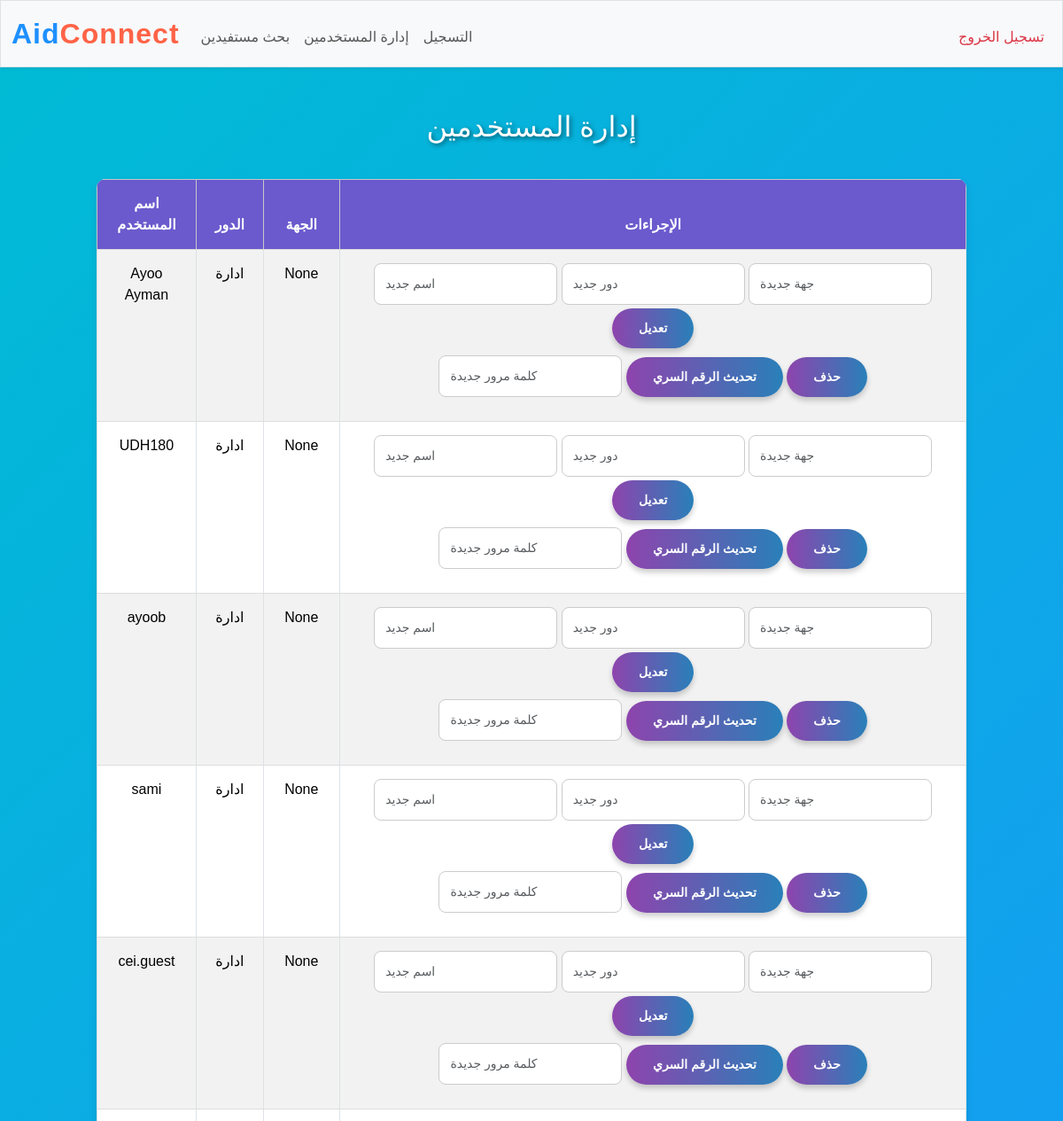
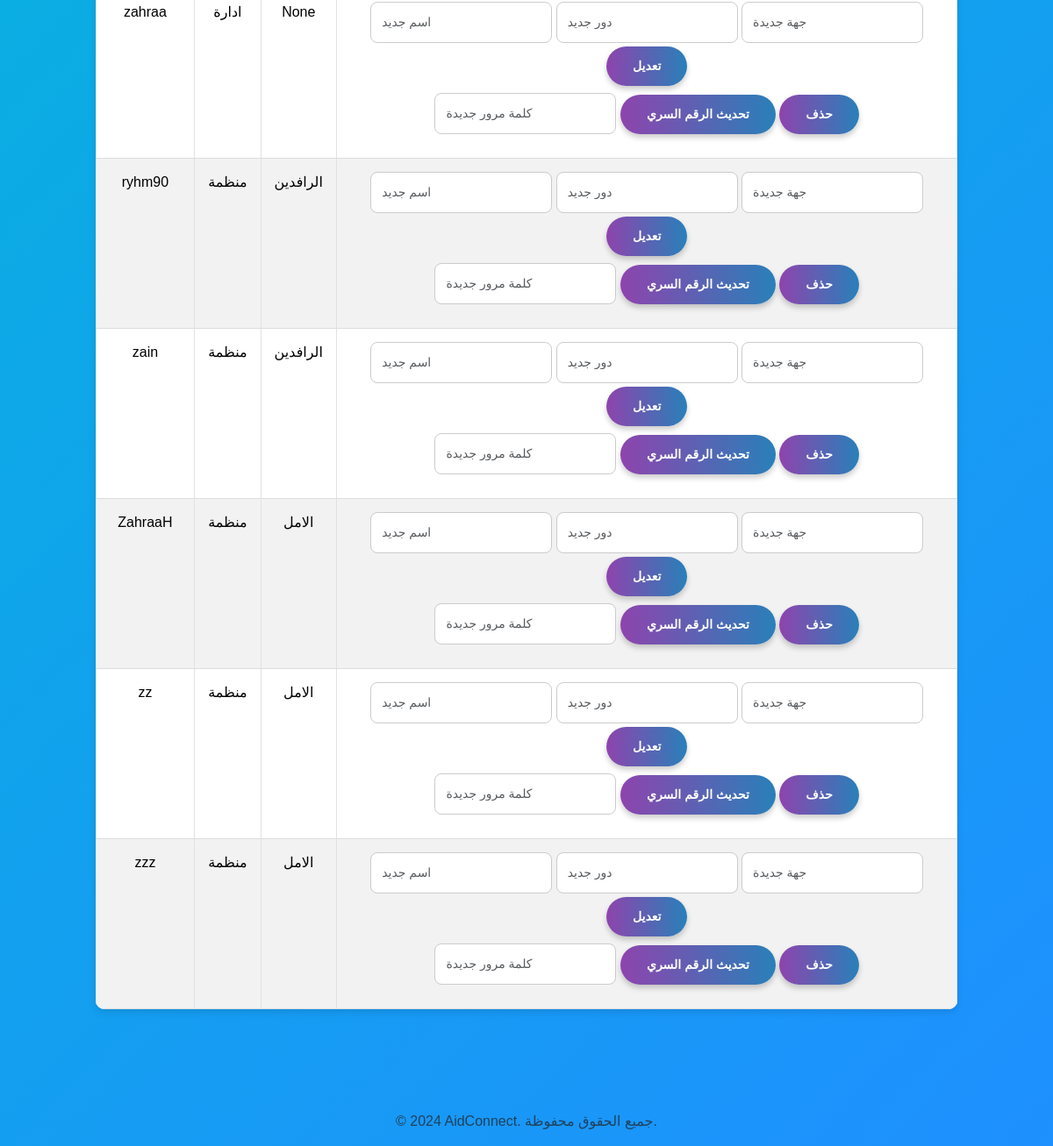
Page /users (signed in) on the committed database (2 pictures, top to bottom).
### tables this page shows
CREATE TABLE users (
    id INTEGER PRIMARY KEY AUTOINCREMENT,
    username TEXT NOT NULL UNIQUE,
    password TEXT NOT NULL,
    role TEXT NOT NULL,
    orgname TEXT
);

### app.py (the view, shortened to what this page needs)
@app.route('/users', methods=['GET', 'POST'])
@login_required
def manage_users():
    conn = get_db()
    cursor = conn.cursor()
    role = session.get("role")
    if role != 'ادارة':
        return "Access Denied", 403
    cursor.execute("SELECT id, username, role, orgname FROM users ORDER BY role ASC")
    users = cursor.fetchall()
    return render_template('manage_users.html', users=users)

### app.py (called while the page is built)
def get_db():
    conn = sqlite3.connect("aidlink.db")
    conn.row_factory = sqlite3.Row  # يتيح الوصول إلى البيانات باستخدام أسماء الأعمدة
    return conn

def is_logged_in():
    return session.get('user_id') is not None

def login_required(f):
    @wraps(f)
    def decorated_function(*args, **kwargs):
        if not is_logged_in():
            return redirect(url_for('login'))
        return f(*args, **kwargs)
    return decorated_function

### templates/manage_users.html (shortened to what this page needs)
{% extends "layout.html" %}
{% block main %}
<div class="container">
    <h2>إدارة المستخدمين</h2>
    <div class="table-responsive">
        <table class="table table-striped table-bordered">
            <thead class="table-light">
                <tr>
                    <th>اسم المستخدم</th>
                    <th>الدور</th>
                    <th>الجهة</th>
                    <th>الإجراءات</th>
                </tr>
            </thead>
            <tbody>
                {% for user in users %}
                <tr>
                    <td>{{ user.username }}</td>
                    <td>{{ user.role }}</td>
                    <td>{{ user.orgname }}</td>
                    <td class="actions">
                        <form method="POST" action="/users" class="d-inline-block mb-2">
                            <input type="text" name="username" placeholder="اسم جديد" class="form-control form-control-sm d-inline-block w-auto mb-1" required>
                            <input type="text" name="role" placeholder="دور جديد" class="form-control form-control-sm d-inline-block w-auto mb-1" required>
                            <input type="text" name="orgname" placeholder="جهة جديدة" class="form-control form-control-sm d-inline-block w-auto mb-1" required>
                            <button type="submit" class="btn btn-primary btn-sm">تعديل</button>
                        </form>
                        <form method="POST" action="/users" class="d-inline-block mb-2">
                            <input type="password" name="password" placeholder="كلمة مرور جديدة" class="form-control form-control-sm d-inline-block w-auto mb-1" required>
                            <button type="submit" class="btn btn-warning btn-sm">تحديث الرقم السري</button>
                        </form>
                        <form method="POST" action="/users" class="d-inline-block">
                            <button type="submit" class="btn btn-danger btn-sm">حذف</button>
                        </form>
                    </td>
                </tr>
                {% endfor %}
            </tbody>
        </table>
    </div>
</div>
{% endblock %}

### templates/layout.html (shortened to what this page needs)
<!DOCTYPE html>
<html lang="en">
<head>
    <link href="https://cdn.jsdelivr.net/npm/bootstrap@5.3.3/dist/css/bootstrap.min.css" rel="stylesheet">
    <link href="/static/styles.css" rel="stylesheet">
</head>
<body>
    <nav class="bg-light border navbar navbar-expand-md navbar-light shadow-sm">
        <div class="container-fluid">
            <a class="navbar-brand fw-bold" href="/">
                <span class="blue">Aid</span><span class="red">Connect</span>
            </a>
            <div class="collapse navbar-collapse" id="navbar">
                {% if session["user_id"] %}
                    <ul class="navbar-nav me-auto mt-2">
                        {% if session.get("role") == "منظمة" %}
                            <li class="nav-item"><a class="nav-link" href="/add_beneficiary">إضافة مستفيد</a></li>
                            <li class="nav-item"><a class="nav-link" href="/resources_distribution">إدارة الموارد</a></li>
                            <li class="nav-item"><a class="nav-link" href="/statistics">الإحصائيات</a></li>
                            <li class="nav-item"><a class="nav-link" href="/show_beneficiaries">عرض المستفيدين</a></li>
                        {% elif session.get("role") == "ادارة" %}
                            <li class="nav-item"><a class="nav-link" href="/search">بحث مستفيدين</a></li>
                            <li class="nav-item"><a class="nav-link" href="/users">إدارة المستخدمين</a></li>
                            <li class="nav-item"><a class="nav-link" href="/register">التسجيل</a></li>
                        {% endif %}
                    </ul>
                    <ul class="navbar-nav ms-auto mt-2">
                        <li class="nav-item"><a class="nav-link text-danger" href="/logout">تسجيل الخروج</a></li>
                    </ul>
                {% endif %}
            </div>
        </div>
    </nav>
    <main class="container py-5 text-center">
        {% block main %}{% endblock %}
    </main>
    <footer class="mt-5 text-center text-muted">
        <p>&copy; 2024 AidConnect. جميع الحقوق محفوظة.</p>
    </footer>
</body>
</html>

### static/styles.css (style rules this page uses)
nav .navbar-brand { font-size: 2rem; font-weight: bold; letter-spacing: 1px; display: flex; align-items: center; justify-content: center; }
nav .navbar-brand .blue { color: #1e90ff; }
nav .navbar-brand .red { color: #ff6347; }
body { background: linear-gradient(135deg, #00bcd4, #1e90ff); color: #ffffff; font-family: 'Arial', sans-serif; margin: 0; padding: 0; min-height: 100vh; }
h1, h2, h3, h4, h5, h6 { text-align: center; color: #ffffff; text-shadow: 2px 2px 5px rgba(0, 0, 0, 0.5); margin-bottom: 20px; }
.table { width: 90%; margin: 20px auto; background-color: rgba(255, 255, 255, 0.8); color: #212529; border-radius: 10px; overflow: hidden; border-collapse: collapse; box-shadow: 0 4px 8px rgba(0, 0, 0, 0.1); }
.table th, .table td { padding: 15px; text-align: center; border-bottom: 1px solid #ddd; }
.table th { background-color: #6a5acd; color: #ffffff; font-weight: bold; }
.table tbody tr:nth-child(even) { background-color: rgba(106, 90, 205, 0.1); }
input[type="text"], input[type="number"], input[type="password"], input[type="tel"], select, textarea { border-radius: 8px; padding: 12px; border: 1px solid #ccc; width: calc(100% - 24px); box-sizing: border-box; margin-bottom: 20px; font-size: 14px; transition: border-color 0.3s ease, box-shadow 0.3s ease; }
.btn { background: linear-gradient(to right, #8e44ad, #2980b9); color: white; border-radius: 25px; padding: 12px 30px; border: none; font-size: 14px; font-weight: bold; text-transform: uppercase; box-shadow: 0 4px 6px rgba(0, 0, 0, 0.2); transition: all 0.3s ease; cursor: pointer; }

### rows in the picture
users: username "Ayoo Ayman", role "ادارة", orgname "None"
users: username "UDH180", role "ادارة", orgname "None"
users: username "ayoob", role "ادارة", orgname "None"
users: username "sami", role "ادارة", orgname "None"
users: username "cei.guest", role "ادارة", orgname "None"
users: username "zahraa", role "ادارة", orgname "None"
users: username "ryhm90", role "منظمة", orgname "الرافدين"
users: username "zain", role "منظمة", orgname "الرافدين"
users: username "ZahraaH", role "منظمة", orgname "الامل"
users: username "zz", role "منظمة", orgname "الامل"
users: username "zzz", role "منظمة", orgname "الامل"
